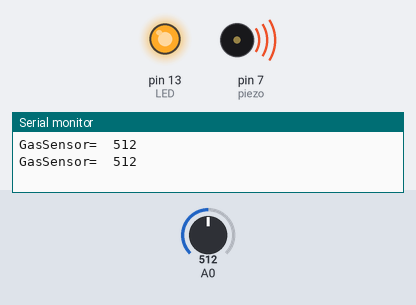
A sketch run on a simulated Arduino Uno, built with avr-gcc and run on an emulated ATmega328P. On the bench: output pins drawn as LEDs (lit = HIGH), buzzer (waves = sounding, pin HIGH), the last lines printed to the serial monitor. The test bench sets the inputs (shaded band); at power-on: A0 = 512.

Above: at 1.8 s.
1.9 s: A0 set to 107
3.4 s: A0 set to 95
At 4.6 s:
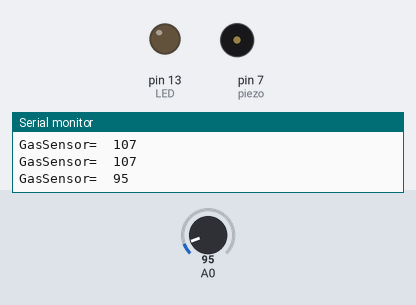
5.5 s: A0 set to 122
At 7.2 s:
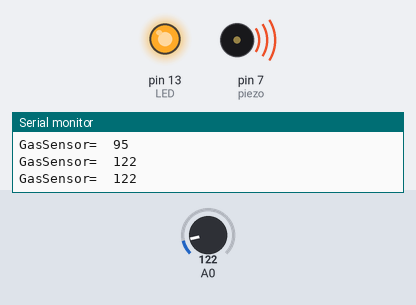
7.5 s: A0 set to 90
At 8.8 s:
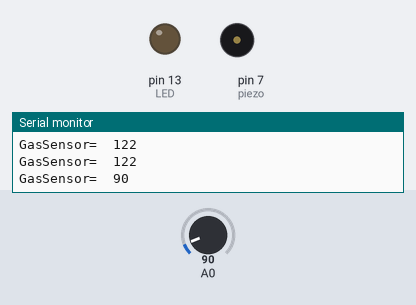
Timing chart, 0 to 10.5 s (numbered marks = the images above; inputs shaded):
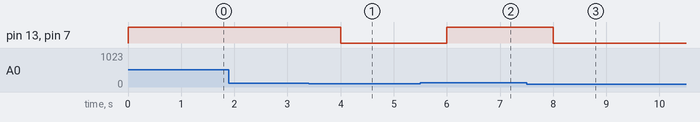

Measured:
- the behaviour switches between 100 and 99 on A0 (found by bisection; images 0 and 1)
- after the input at 3.4 s, pin 13 (LED), pin 7 (piezo): HIGH → LOW after 0.60 s
- after the input at 5.5 s, pin 13 (LED), pin 7 (piezo): LOW → HIGH after 0.50 s
- after the input at 7.5 s, pin 13 (LED), pin 7 (piezo): HIGH → LOW after 0.50 s

The sketch:

arduno_project_fire_alarm_system_1.ino
```cpp
float temp;
float vout;
float vout1;
int LED = 13;
int gasSensor;
int piezo = 7;
void setup()
{
pinMode(A0,INPUT);
pinMode(A1, INPUT);
pinMode(LED,OUTPUT);
pinMode(piezo,OUTPUT);
Serial.begin(9600);
}
void loop()
{

gasSensor=analogRead(A0);

if (gasSensor>=100)
{
digitalWrite(piezo,HIGH);
digitalWrite(LED,HIGH);
}
else
{
digitalWrite(piezo,LOW);
digitalWrite(LED,LOW);
}

Serial.print("GasSensor= ");
Serial.print(" ");
Serial.print(gasSensor);
Serial.println();
delay(1000);
}
```
